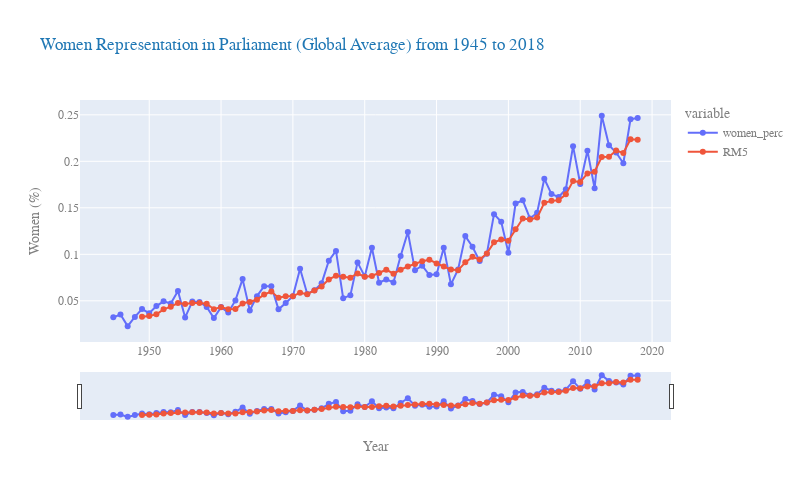

Notebook code for this chart:
### Code cell
fig = px.line(df, x='year_', y=['women_perc','RM5'],
            title='Women Representation in Parliament (Global Average) from 1945 to 2018',
            markers=True,
            labels=dict(year_='Year', women_perc='Participation (%)')
            )
fig.update_yaxes(title_text='Women (%)')

fig.update_layout(
        font_family="Courier New",
        font_color="grey",
        title_font_family="Courier New",
        title_font_color="#1f77b4",
        legend_title_font_color="grey",
        autosize=False,
        width=800,
        height=500
    )
fig.update_xaxes(nticks=10)
fig.update_xaxes(rangeslider_visible=True)

fig.show()

### Figure 1 — Plotly figure (JSON) as saved in the notebook; plotly's stock layout.template omitted (floating-point values rounded to 4 significant figures)
{"data": [{"hovertemplate": "variable=women_perc<br>Year=%{x}<br>value=%{y}<extra></extra>", "legendgroup": "women_perc", "line": {"color": "#636efa", "dash": "solid"}, "marker": {"symbol": "circle"}, "mode": "lines+markers", "name": "women_perc", "orientation": "v", "showlegend": true, "type": "scatter", "x": [1945, 1946, 1947, 1948, 1949, 1950, 1951, 1952, 1953, 1954, 1955, 1956, 1957, 1958, 1959, 1960, 1961, 1962, 1963, 1964, 1965, 1966, 1967, 1968, 1969, 1970, 1971, 1972, 1973, 1974, 1975, 1976, 1977, 1978, 1979, 1980, 1981, 1982, 1983, 1984, 1985, 1986, 1987, 1988, 1989, 1990, 1991, 1992, 1993, 1994, 1995, 1996, 1997, 1998, 1999, 2000, 2001, 2002, 2003, 2004, 2005, 2006, 2007, 2008, 2009, 2010, 2011, 2012, 2013, 2014, 2015, 2016, 2017, 2018], "xaxis": "x", "y": [0.03222, 0.03519, 0.02273, 0.03263, 0.04105, 0.03667, 0.04429, 0.04938, 0.04714, 0.06043, 0.03214, 0.04917, 0.0487, 0.04333, 0.03143, 0.04321, 0.03739, 0.0504, 0.07333, 0.03963, 0.055, 0.06571, 0.06571, 0.0408, 0.04767, 0.055, 0.08444, 0.05741, 0.06129, 0.06875, 0.09318, 0.1037, 0.05281, 0.05583, 0.09132, 0.07625, 0.1071, 0.06941, 0.07303, 0.06974, 0.09813, 0.1239, 0.08286, 0.08774, 0.07767, 0.07857, 0.1071, 0.06771, 0.08364, 0.1196, 0.1082, 0.0927, 0.1007, 0.1432, 0.1349, 0.1016, 0.1546, 0.1581, 0.1385, 0.1447, 0.1812, 0.1648, 0.1616, 0.17, 0.2163, 0.1756, 0.2115, 0.171, 0.2489, 0.2172, 0.2094, 0.1979, 0.2453, 0.2466], "yaxis": "y"}, {"hovertemplate": "variable=RM5<br>Year=%{x}<br>value=%{y}<extra></extra>", "legendgroup": "RM5", "line": {"color": "#EF553B", "dash": "solid"}, "marker": {"symbol": "circle"}, "mode": "lines+markers", "name": "RM5", "orientation": "v", "showlegend": true, "type": "scatter", "x": [1945, 1946, 1947, 1948, 1949, 1950, 1951, 1952, 1953, 1954, 1955, 1956, 1957, 1958, 1959, 1960, 1961, 1962, 1963, 1964, 1965, 1966, 1967, 1968, 1969, 1970, 1971, 1972, 1973, 1974, 1975, 1976, 1977, 1978, 1979, 1980, 1981, 1982, 1983, 1984, 1985, 1986, 1987, 1988, 1989, 1990, 1991, 1992, 1993, 1994, 1995, 1996, 1997, 1998, 1999, 2000, 2001, 2002, 2003, 2004, 2005, 2006, 2007, 2008, 2009, 2010, 2011, 2012, 2013, 2014, 2015, 2016, 2017, 2018], "xaxis": "x", "y": [null, null, null, null, 0.03276, 0.03365, 0.03547, 0.0408, 0.0437, 0.04758, 0.04668, 0.04765, 0.04752, 0.04675, 0.04095, 0.04317, 0.04081, 0.04115, 0.04715, 0.04879, 0.05115, 0.05682, 0.05988, 0.05337, 0.05498, 0.05498, 0.05873, 0.05706, 0.06116, 0.06538, 0.07301, 0.07686, 0.07594, 0.07485, 0.07936, 0.07598, 0.07666, 0.07998, 0.08342, 0.07911, 0.08348, 0.08684, 0.08953, 0.09247, 0.09405, 0.09014, 0.0868, 0.08377, 0.08295, 0.09133, 0.09725, 0.09436, 0.101, 0.1129, 0.1159, 0.1146, 0.127, 0.1385, 0.1375, 0.1395, 0.1554, 0.1575, 0.1582, 0.1645, 0.1788, 0.1777, 0.187, 0.1889, 0.2046, 0.2048, 0.2116, 0.2089, 0.2238, 0.2233], "yaxis": "y"}], "layout": {"autosize": false, "font": {"color": "grey", "family": "Courier New"}, "height": 500, "legend": {"title": {"font": {"color": "grey"}, "text": "variable"}, "tracegroupgap": 0}, "title": {"font": {"color": "#1f77b4", "family": "Courier New"}, "text": "Women Representation in Parliament (Global Average) from 1945 to 2018"}, "width": 800, "xaxis": {"anchor": "y", "domain": [0, 1], "nticks": 10, "rangeslider": {"visible": true}, "title": {"text": "Year"}}, "yaxis": {"anchor": "x", "domain": [0, 1], "title": {"text": "Women (%)"}}}}
